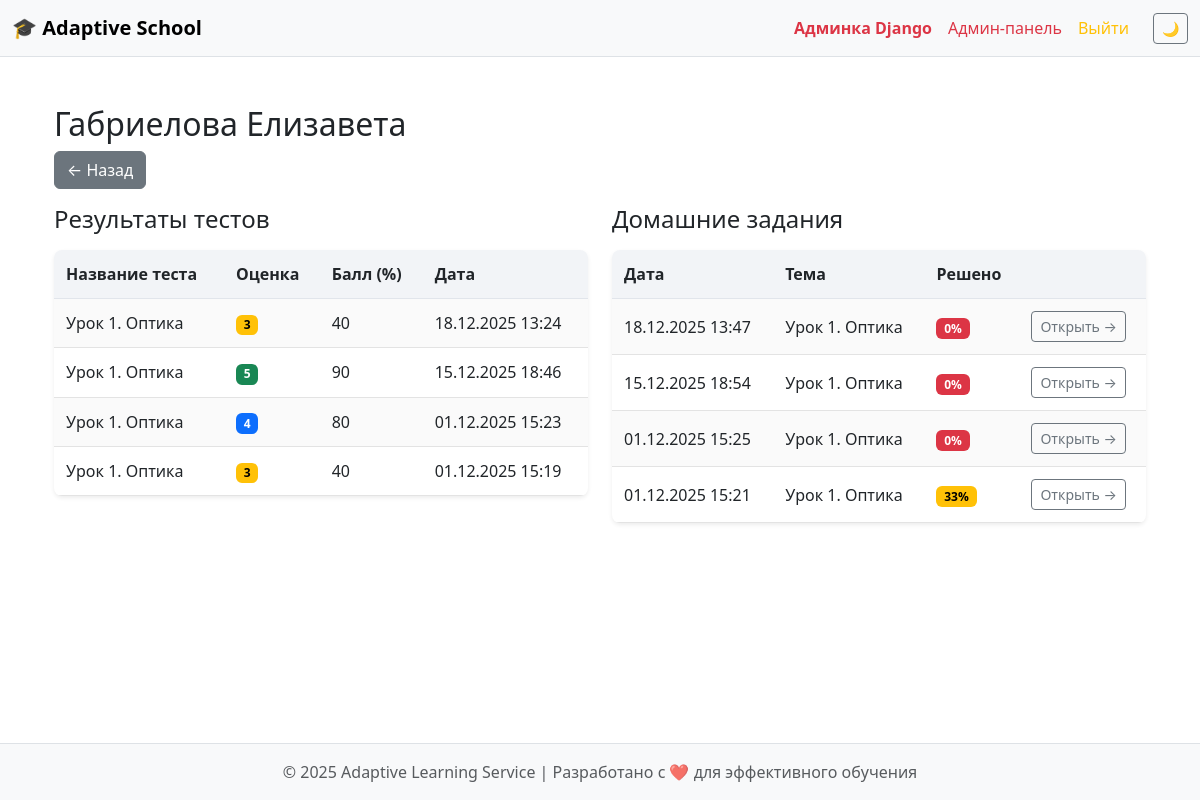
Page /teacher/student/2/ (signed in) on the earlier database version.
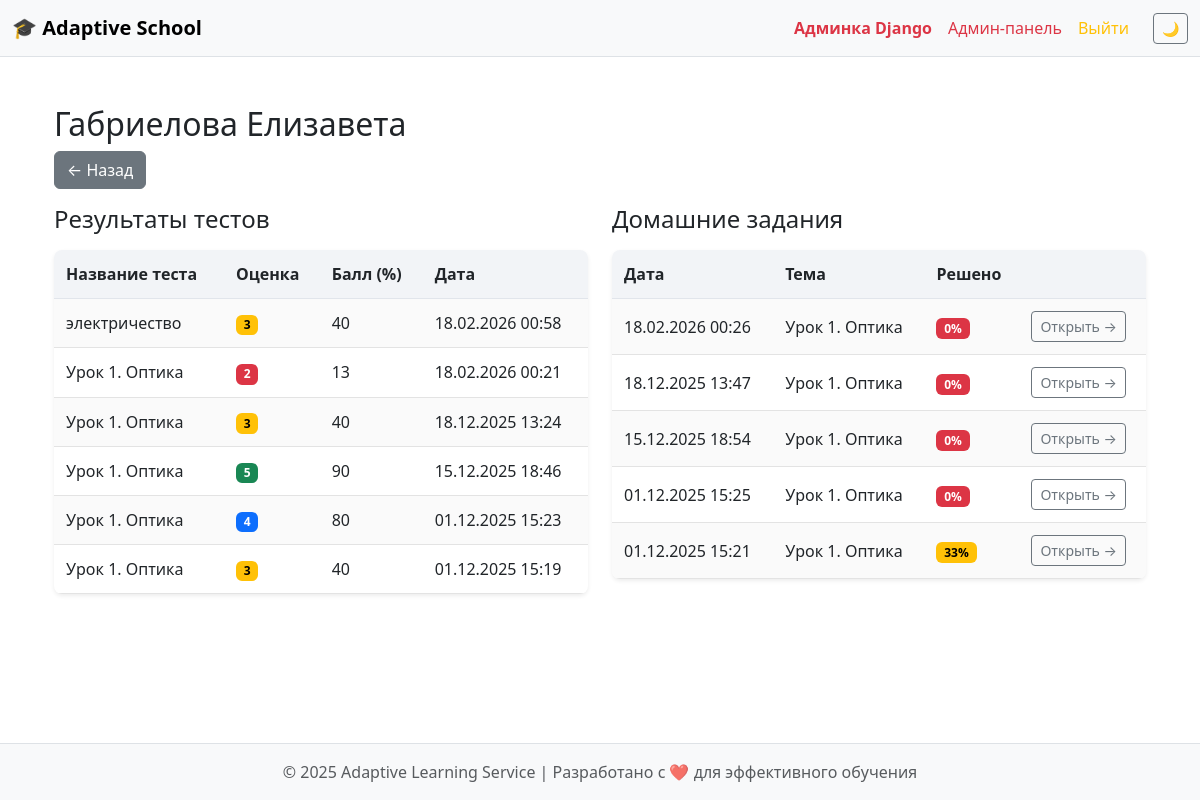
Same page on the later database version.
### school/models.py (models this page shows, shortened)
class TestResult(models.Model):
    student = models.ForeignKey(Student, on_delete=models.CASCADE)
    test = models.ForeignKey(Test, on_delete=models.CASCADE)
    assigned_topic = models.ForeignKey('AssignedTopic', on_delete=models.SET_NULL, null=True, blank=True)
    score = models.IntegerField()
    grade = models.IntegerField()
    completed_at = models.DateTimeField(auto_now_add=True)
    is_homework_generating = models.BooleanField(default=False)
    class Meta:
        verbose_name = "Результат теста"
        verbose_name_plural = "Результаты тестов"

class Test(models.Model):
    lesson = models.ForeignKey(Lesson, on_delete=models.CASCADE, related_name="tests")
    assigned_topic = models.ForeignKey('AssignedTopic', on_delete=models.SET_NULL, null=True, blank=True)
    title = models.CharField(max_length=150)
    date_available = models.DateField()
    questions = models.ManyToManyField(Question, blank=True)
    maximin_questions = models.IntegerField(default=0)
    class Meta:
        verbose_name = "Тест"
        verbose_name_plural = "Тесты"

class Homework(models.Model):
    student = models.ForeignKey(Student, on_delete=models.CASCADE, related_name="homeworks")
    lesson = models.ForeignKey(Lesson, on_delete=models.CASCADE, related_name="homeworks", null=True, blank=True)
    test_result = models.OneToOneField(
        TestResult,
        on_delete=models.CASCADE,
        related_name="homework"
    )
    tasks_count = models.PositiveIntegerField(default=3)
    created_at = models.DateTimeField(auto_now_add=True)
    is_checked = models.BooleanField(default=False)
    deadline = models.DateTimeField(null=True, blank=True)
    class Meta:
        verbose_name = "Домашнее задание"
        verbose_name_plural = "Домашние задания"

class Lesson(models.Model):
    subject = models.ForeignKey(Subject, on_delete=models.CASCADE, related_name="lessons")
    topics = models.ManyToManyField('Topic', blank=True, related_name="lessons")
    title = models.CharField(max_length=100)
    date = models.DateField()
    class Meta:
        verbose_name = "Урок"
        verbose_name_plural = "Уроки"

### school/views.py (the view)
# urls.py: path("teacher/student/<int:id>/", views.teacher_student_detail, name="teacher_student_detail"),
@login_required
def teacher_student_detail(request, id):
    student = get_object_or_404(Student, id=id)
    results = TestResult.objects.filter(student=student).order_by("-completed_at")
    homeworks = Homework.objects.filter(student=student)
    hw_total = homeworks.count()
    hw_checked = homeworks.filter(is_checked=True).count()
    hw_in_progress = homeworks.filter(is_checked=False).count()
    tasks = HomeworkTask.objects.filter(homework__student=student, is_correct__isnull=False)
    if tasks.exists():
        hw_percent = round(tasks.filter(is_correct=True).count() * 100 / tasks.count())
    else:
        hw_percent = 0
    homeworks = Homework.objects.filter(student=student).order_by("-created_at")
    hw_list = []
    for hw in homeworks:
        tasks = hw.tasks.all()
        total = tasks.count()
        solved = tasks.filter(is_correct=True).count()
        percent = round(solved * 100 / total) if total else 0
        hw_list.append({
            "hw": hw,
            "total": total,
            "solved": solved,
            "percent": percent,
        })
    return render(request, "teacher_student_detail.html", {
        "student": student,
        "results": results,
        "hw_total": hw_total,
        "hw_checked": hw_checked,
        "hw_in_progress": hw_in_progress,
        "hw_percent": hw_percent,
        "hw_list": hw_list,
    })

### templates/teacher_student_detail.html (shortened to what this page needs)
{% extends "base.html" %}
{% block content %}
  <div class="container mt-4">
    <h2>{{ student.surname }} {{ student.name }}</h2>
    <a href="javascript:history.back()" class="btn btn-secondary mb-3">← Назад</a>
    <div class="row">
      <div class="col-md-6">
        <h4 class="mb-3">Результаты тестов</h4>
        {% if results %}
          <table class="custom-table table-striped shadow-sm">
            <thead>
            <tr>
              <th>Название теста</th>
              <th>Оценка</th>
              <th>Балл (%)</th>
              <th>Дата</th>
            </tr>
            </thead>
            <tbody>
            {% for r in results %}
              <tr>
                <td>{{ r.test.title }}</td>
                <td>
                <span class="badge
                  {% if r.grade == 5 %}bg-success
                  {% elif r.grade == 4 %}bg-primary
                  {% elif r.grade == 3 %}bg-warning
                  {% else %}bg-danger{% endif %}
                ">{{ r.grade }}</span>
                </td>
                <td>{{ r.score }}</td>
                <td>{{ r.completed_at|date:"d.m.Y H:i" }}</td>
              </tr>
            {% endfor %}
            </tbody>
          </table>
        {% else %}
          <p class="text-muted">У ученика пока нет результатов тестов.</p>
        {% endif %}
      </div>
      <div class="col-md-6">
        <h4 class="mb-3">Домашние задания</h4>
        {% if hw_list %}
          <table class="custom-table shadow-sm">
            <thead>
            <tr>
              <th>Дата</th>
              <th>Тема</th>
              <th>Решено</th>
              <th></th>
            </tr>
            </thead>
            <tbody>
            {% for item in hw_list %}
              <tr>
                <td>{{ item.hw.created_at|date:"d.m.Y H:i" }}</td>
                <td>{{ item.hw.lesson.title }}</td>
                <td>
            <span class="badge
                  {% if item.percent >= 80 %}bg-success
                  {% elif item.percent >= 60 %}bg-primary
                  {% elif item.percent >= 30 %}bg-warning text-black
                  {% else %}bg-danger{% endif %}
                  ">
                {{ item.percent }}%
            </span>
                </td>
                <td>
                  <a href="{% url 'homework_detail' item.hw.id %}"
                     class="btn btn-sm btn-outline-secondary">
                    Открыть →
                  </a>
                </td>
              </tr>
            {% endfor %}
            </tbody>
          </table>
        {% else %}
          <p class="text-muted">Домашних заданий ещё нет.</p>
        {% endif %}
      </div>
    </div>
  </div>
{% endblock %}

Differences in the rows shown:
added TestResult: test "электричество", grade "3", score "40", completed_at "18.02.2026 00:58"
added TestResult: test "Урок 1. Оптика", grade "2", score "13", completed_at "18.02.2026 00:21"
added Homework: hw.created_at "18.02.2026 00:26", hw.lesson "Урок 1. Оптика", percent "0"
